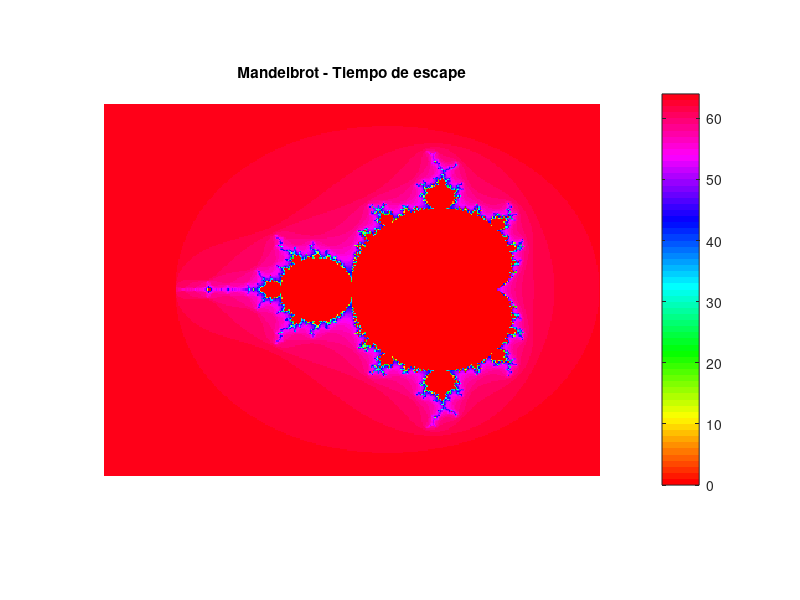

Here is the MATLAB script that generated this plot:
function mandelbrot_fast()
  xmin = -2.5; xmax = 1.0;
  ymin = -1.5; ymax = 1.5;
  width = 400; height = 300;  % ↓ Reducido
  max_iter = 64;             % ↓ Reducido
  
  tic; img = mandelbrot(xmin,xmax,ymin,ymax,width,height,max_iter); toc
  
  figure(1); clf;
  imagesc(img); colormap(hsv); axis equal tight off; colorbar;
  title("Mandelbrot - Tiempo de escape");
end

function img = mandelbrot(xmin,xmax,ymin,ymax,w,h,maxit)
  img = zeros(h,w);
  [X,Y] = meshgrid(linspace(xmin,xmax,w), linspace(ymin,ymax,h));
  C = X + 1i*Y;
  
  Z = zeros(size(C));
  for n = 1:maxit
    Z = Z.^2 + C;
    mask = abs(Z) <= 2;
    img = img + (1-mask);  % Incrementa si no escapó
    Z(~mask) = NaN;        % Para las que ya escaparon
  end
end
